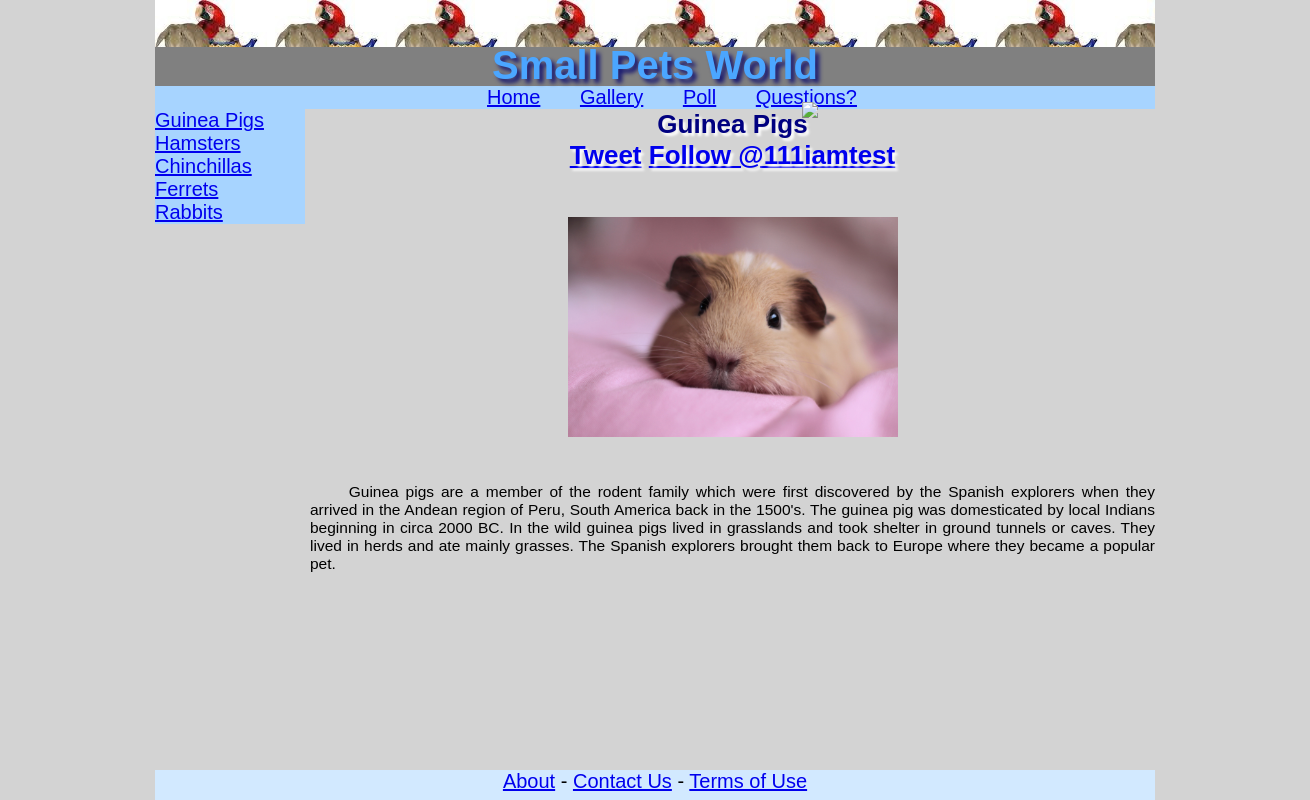
Page /guineapig.php on the committed database.
### tables this page shows
CREATE TABLE IF NOT EXISTS `smallpets` (
  `Type` varchar(20) NOT NULL,
  `ImageUrl` varchar(300) NOT NULL,
  `ImageUrl2` varchar(300) NOT NULL,
  `Info` varchar(2000) NOT NULL,
  `Homecare` varchar(2000) NOT NULL,
  `Vetcare` varchar(2000) NOT NULL,
  `Illnesses` varchar(2000) NOT NULL,
  `Planning` varchar(2000) NOT NULL,
  PRIMARY KEY (`Type`)
);

### guineapig.php (the view, shortened to what this page needs)
<?php
$action = (isset($_REQUEST['action'])&& $_REQUEST['action'] !=NULL)?$_REQUEST['action']:'';
if($action == 'ajax'){
	$link = mysql_connect("localhost","root","") or die("Couldn't make connection.");
	$db = mysql_select_db("Pets", $link) or die("Couldn't select database");
	$query = mysql_query("SELECT * FROM smallpets WHERE type = 'Guinea Pig' ");
	$flag = 0;
while($row = mysql_fetch_array($query)){
		echo '         <br><h3 class = "space subtitle">' . 'Homecare' . '</h3>' . PHP_EOL;
		echo '         <p>' . $row['Homecare'] . '</p>' . PHP_EOL;
    echo '         <br><h3 class = "space subtitle">' . 'Vetcare' . '</h3>' . PHP_EOL;
		echo '         <p>' . $row['Vetcare'] . '</p>' . PHP_EOL;
    echo '         <br><h3 class = "space subtitle">' . 'Illnesses' . '</h3>' . PHP_EOL;
		echo '         <p>' . $row['Illnesses'] . '</p>' . PHP_EOL;
    echo '         <br><h3 class = "space subtitle">' . 'Planning' . '</h3>' . PHP_EOL;
		echo '         <p>' . $row['Planning'] . '</p>' . PHP_EOL;
}
} else{
?>
<!DOCTYPE html>
<html>
  <head>
	<?php
	$db = mysql_connect("localhost", "root");
	?>
    <link rel="stylesheet" type="text/css" href="style.css"/>
		    <link rel="stylesheet" type="text/css"
	href="http://ajax.googleapis.com/ajax/libs/jqueryui/1.10.0/themes/base/jquery-ui.css"/>
  </head>
  <body>
    <div id="container">
    <div id="header">
	  <h1><span></span></h1>
 	  <h1>Small Pets World</h1>
    </div>
	  <div id="navigationh">
	    <ul>
        <li><a href="index.php">Home</a></li>
        <li><a href="gallery.php">Gallery</a></li>
        <li><a href="poll.php">Poll</a></li>
        <li><a href="questions.php">Questions?</a></li>
	    </ul>
    </div>
    <div id="navigationv">
	    <ul>
        <li><a href="guineapig.php">Guinea Pigs</a></li>
        <li><a href="hamster.php">Hamsters</a></li>
        <li><a href="chinchilla.php">Chinchillas</a></li>
        <li><a href="ferret.php">Ferrets</a></li>
        <li><a href="rabbit.php">Rabbits</a></li>
	    </ul>
    </div>
    <div id="content">
      <h2 id="pagetitle">Guinea Pigs
      <br />
	<a href="https://twitter.com/share" class="twitter-share-button" id="twitter" data-lang="en">Tweet</a>
	<a href="https://twitter.com/111iamtest" class="twitter-follow-button" id="twitter" data-show-count="false" data-lang="en">Follow @111iamtest</a>
      <br />
      </h2>
	<?php
		$result = mysql_query("SELECT * FROM smallpets WHERE Type = 'Guinea Pig'", $db);
	while($row = mysql_fetch_array($result)){
      echo '          <br><br><img class="petimage" src="' . $row['ImageUrl2'] . '" alt="Under Construction"/>';
		echo '<br><br><p class = "space">' . $row['Info'] . '</p>' . PHP_EOL;
		}
	?>
    </div>
		<div id="loader"><img src="loader.gif"></div>
	    <div id="pushdown"></div>
	    </div>
	    <div id="footer">
		    <a href="#">About</a> - <a href="questions.php">Contact Us</a> - <a href="#">Terms of Use</a>
		  </div>
	  </body>
	</html>
	<?php }?>

### style.css (style rules this page uses)
* { margin:0; padding:0; }
body { width:1000px; margin:auto; font-family:Arial, helvetica, Verdana, Sans-Serif; font-size:20px; background:lightgray; }
html, body { height:100%; }
h1 { height:43px; font-size:2em; font-style:bold; color:#4BA6FF; text-shadow: 0.1em 0.1em 0.1em midnightblue; }
p { text-indent:2.5em; font-size:0.775em; text-align:justify; }
.space { line-height: 0.3 em; }
#container { min-height:100%; margin-bottom:-30px; }
#header { background-color:gray; text-align:center; position: relative }
#header h1 span { background: url(pattern.jpg) repeat-x; display: block; width: 100%; height: 47px; position: absolute; }
#pagetitle { color:navy; text-shadow: white 0.1em 0.1em 0.1em; font-size:1.3em; text-align: center; }
#navigationh { background-color:#A7D4FF; }
#navigationh ul { text-align:center; }
#navigationh li { display:inline; padding-left:1.7em; }
#navigationv { float:left; background-color:#A7D4FF; width:150px; }
#navigationv li { list-style-type:none; }
#content { margin-left:155px; }
#pushdown { clear:both; height:30px; }
#footer { background-color:#D2E9FF; text-align:center; height:30px; }
img.petimage { display:block; margin-left:auto; margin-right:auto; width: 16.5em; height: 11em; }
#loader { position: absolute; text-align: center; top: 100px; width: 100%; display:none; }

### rows in the picture
smallpets: ImageUrl2 (picture), Info "Guinea pigs are a member of the rodent family which were first discovered by the Spanish explorers when they arrived in the Andean region of Peru, South America back in the 1500's. The guinea pig was domesticated by local Indians beginning in circa 2000 BC. In the wild guinea pigs lived in grasslands and took shelter in ground tunnels or caves. They lived in herds and ate mainly grasses. The Spanish explorers brought them back to Europe where they became a popular pet."
